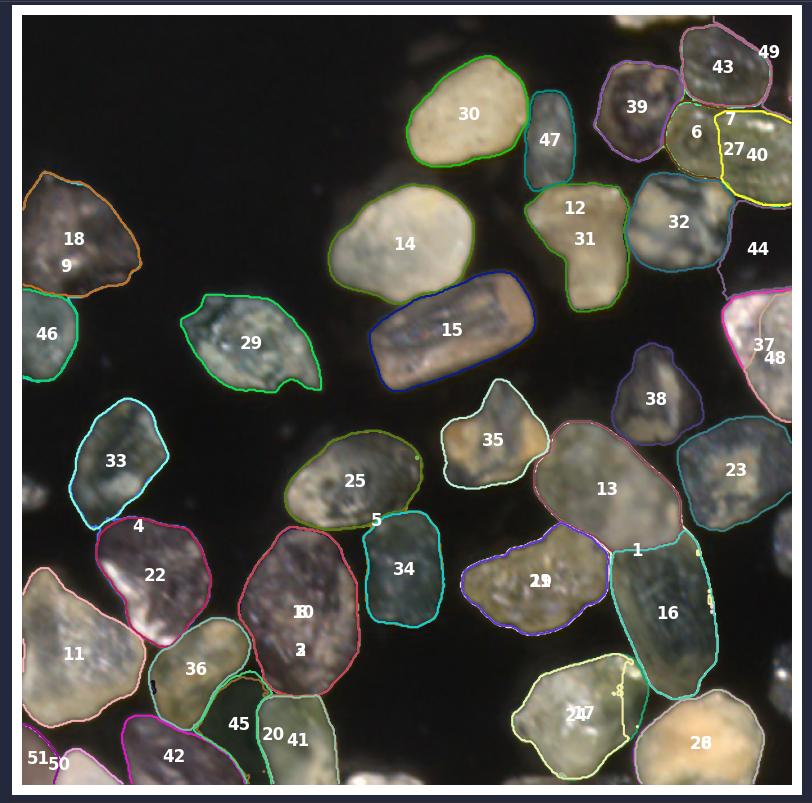
#> input picture images_docs/SAM.png, 812 x 803 px
$ python -i object_segmentation.py   (imports and definitions only)
#> lines starting #> are read from the running program, lines starting #| are printed output that depends on the picture; after the words box and inside, x2 and y2 are one past the last pixel; in counts of white or black regions, pixels touching at a corner belong together
#> further down, picture is the input picture: shape (803, 812, 3); mean B, G, R 71.9, 78.4, 80.3
### utils.py
import cv2

def apply_clahe(img, clip_limit=2.0, tile_grid_size=(8, 8)):
#> called with clip_limit = 2, tile_grid_size = (8, 8)
    gray = cv2.cvtColor(img, cv2.COLOR_BGR2GRAY)
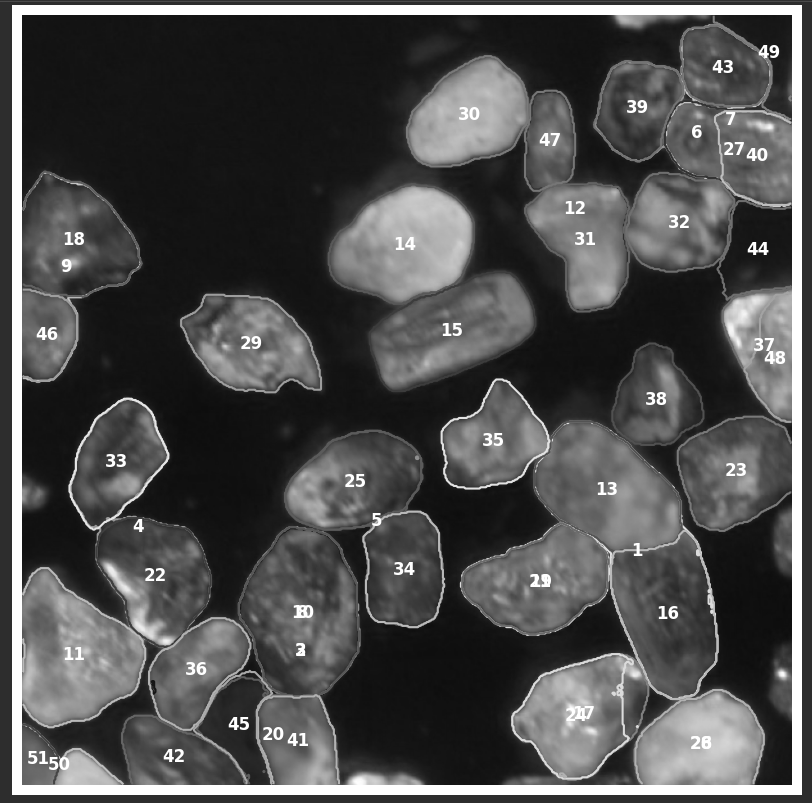
#> gray: shape (803, 812); min 12, max 255, mean 76.7
    clahe = cv2.createCLAHE(clipLimit=clip_limit, tileGridSize=tile_grid_size)
    return clahe.apply(gray)
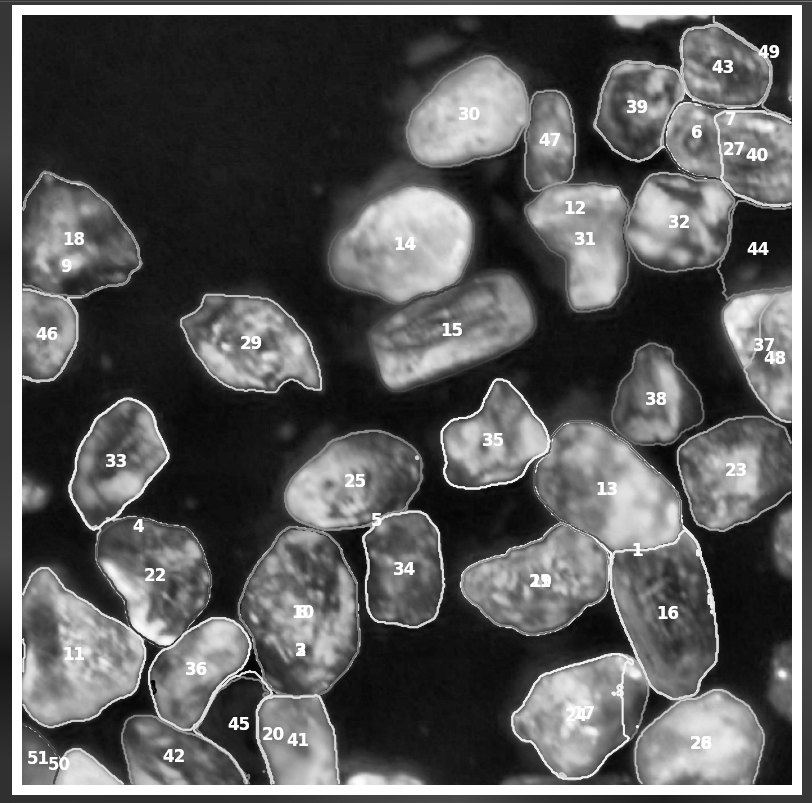
#> returned value: shape (803, 812); min 3, max 255, mean 90.2

### object_segmentation.py
import os

import cv2
from skimage.filters import sobel
from skimage.segmentation import watershed
from skimage.measure import label
import numpy as np
import pandas as pd

from utils import apply_clahe

class ObjectSegmentation:
    def __init__(self):
        pass

    def segment(self, bgr_image):

        # Convert the image from BGR to RGB
        rgb_image = cv2.cvtColor(bgr_image, cv2.COLOR_BGR2RGB)

        # Apply CLAHE to enhance the contrast
        image = apply_clahe(rgb_image)

        # Threshold the image
        edges = sobel(image)
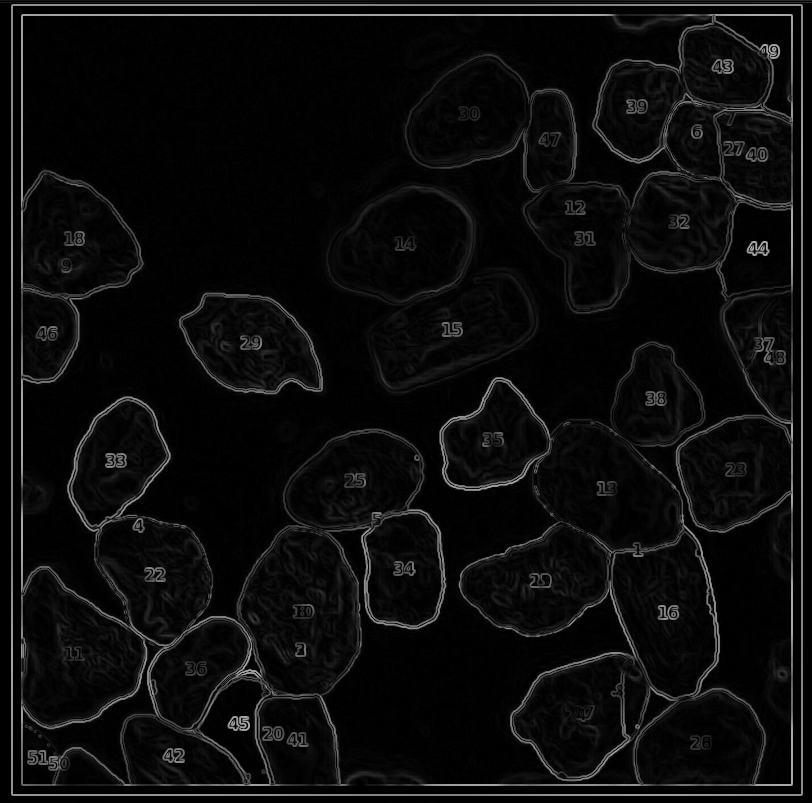
#> edges: shape (803, 812) float64; min 0, max 0.709, mean 0.047

        # Add markers
        markers = np.zeros_like(image)
        foreground, background = 1, 2
        markers[image < 30] = background
        markers[image > 150] = foreground

        # Apply watershed algorithm
        ws = watershed(edges, markers)
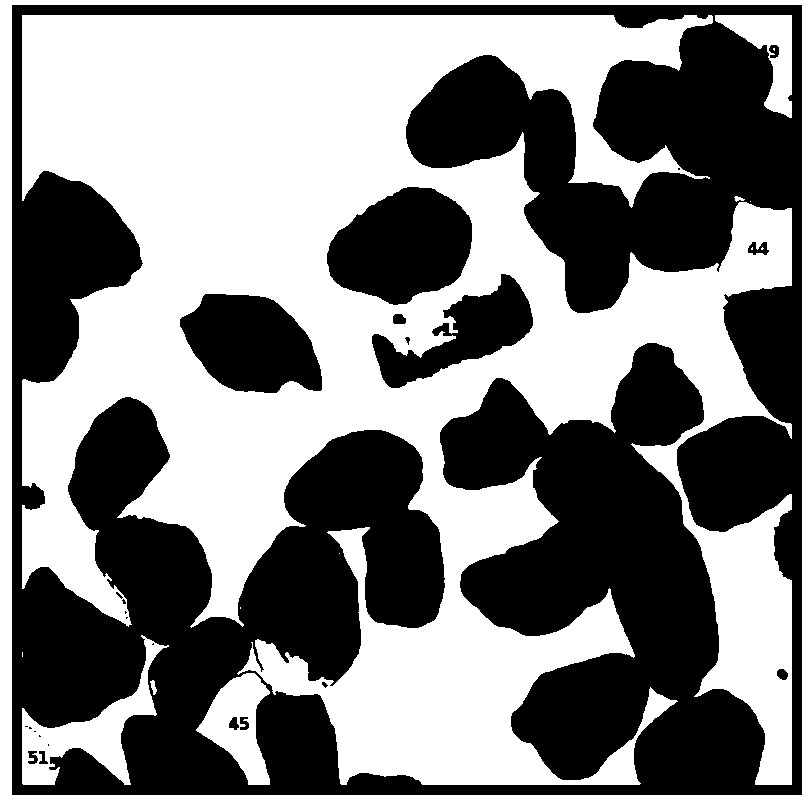
#> ws: shape (803, 812); values 1 (black) and 2 (white), 51.4% white; 25 black regions (11 under 20 px), largest, box (x1, y1, x2, y2) and area: (12, 5, 802, 795) 285918, (327, 187, 472, 305) 12309, (180, 294, 322, 393) 10165
        seg = label(ws == foreground)
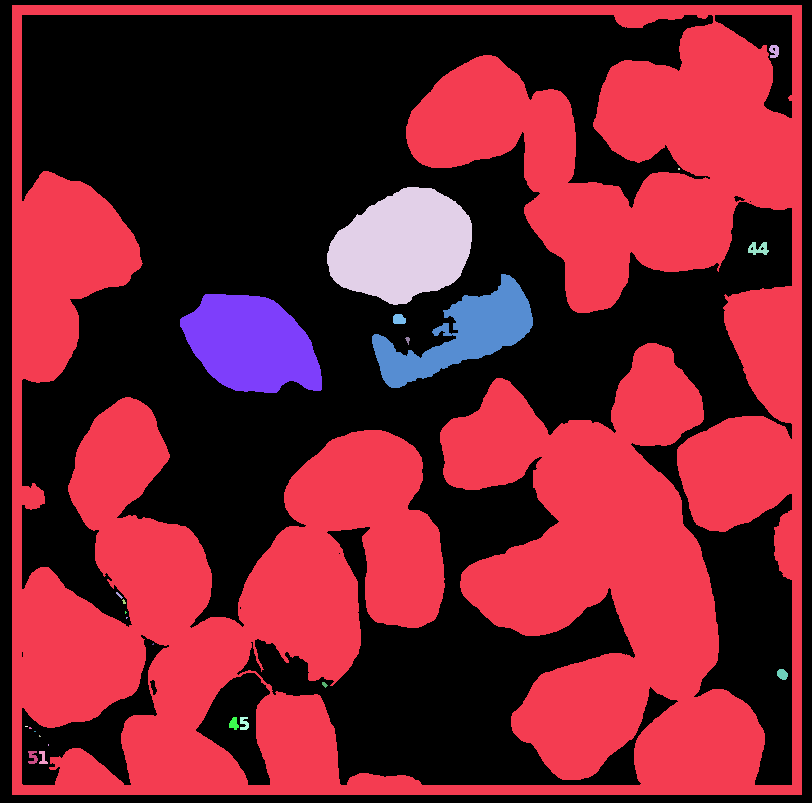
#> seg: shape (803, 812) int32; 26 distinct labels, from 0 to 25; one colour per label, 0 black

        segmented_image = self.draw_image(seg, rgb_image)

        df = self.get_dataframes(seg, rgb_image)

        return segmented_image, df

    # Draw borders around the objects
    def draw_image(self, seg, rgb_image):

        # Create a copy to draw the contours and numbers
        img_contours = rgb_image.copy()
        # Trouver les contours de chaque segment
        contours, _ = cv2.findContours(seg.astype(np.uint8), cv2.RETR_EXTERNAL, cv2.CHAIN_APPROX_SIMPLE)
#> contours = [[[12, 5], [12, 794], [801, 794], [801, 5]]]

        # Dessiner les contours et numéroter les régions
        for i, contour in enumerate(contours):

            # Dessiner le contour
            cv2.drawContours(img_contours, [contour], -1, (0, 255, 0), 2)  # Dessiner le contour en vert

            # Calculer le centre du contour pour positionner le numéro
            M = cv2.moments(contour)
            if M["m00"] != 0:
                cX = int(M["m10"] / M["m00"])
                cY = int(M["m01"] / M["m00"])
                # Ajouter le numéro de l'étiquette
                cv2.putText(img_contours, str(i + 1), (cX, cY),
                            cv2.FONT_HERSHEY_SIMPLEX, 0.5, (255, 0, 0), 2)  # Numéro bleu
#> this loop made 1 pass
#> (contour, cX, cY) on pass 1: ([[12, 5], [12, 794], [801, 794], [801, 5]], 406, 399)
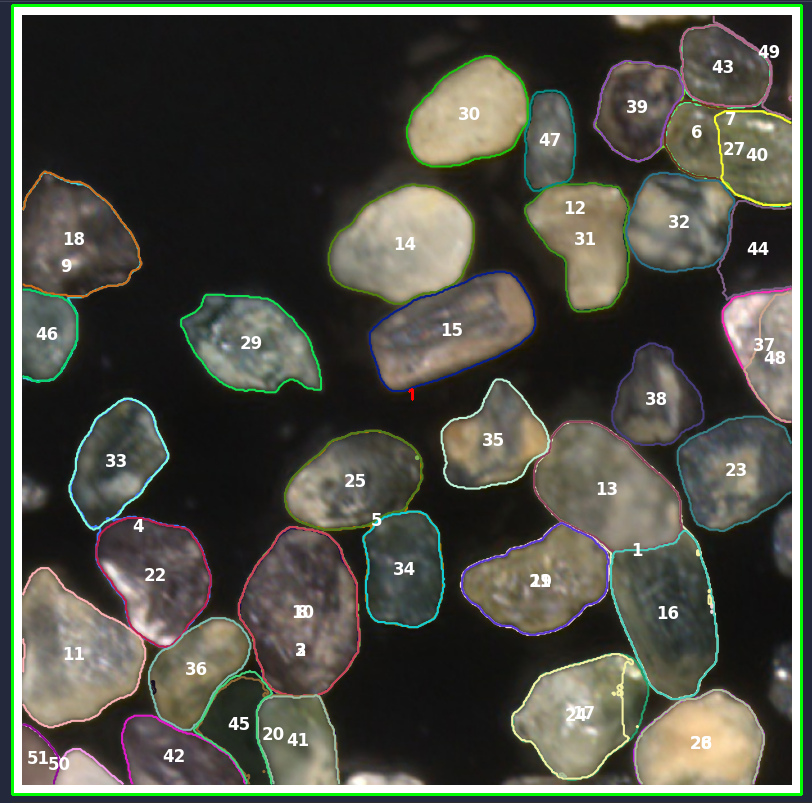
#> img_contours: shape (803, 812, 3); mean R, G, B 77.7, 79.4, 69.2

        return img_contours

    def get_dataframes(self, seg, rgb_image):

        data = []

        # Trouver les contours de chaque segment
        contours, _ = cv2.findContours(seg.astype(np.uint8), cv2.RETR_EXTERNAL, cv2.CHAIN_APPROX_SIMPLE)
#> contours = [[[12, 5], [12, 794], [801, 794], [801, 5]]]

        # Dessiner les contours et numéroter les régions
        for i, contour in enumerate(contours):

            mask = np.zeros(rgb_image.shape[:2], dtype=np.uint8)
            cv2.drawContours(mask, [contour], -1, 255, -1)

            b_mean = np.mean(rgb_image[:, :, 0][mask == 255])
            g_mean = np.mean(rgb_image[:, :, 1][mask == 255])
            r_mean = np.mean(rgb_image[:, :, 2][mask == 255])

            data.append([i + 1, b_mean, g_mean, r_mean])
#> this loop made 1 pass
#> (contour, b_mean, g_mean, r_mean) on pass 1: ([[12, 5], [12, 794], [801, 794], [801, 5]], 82.23, 80.05, 72.5)
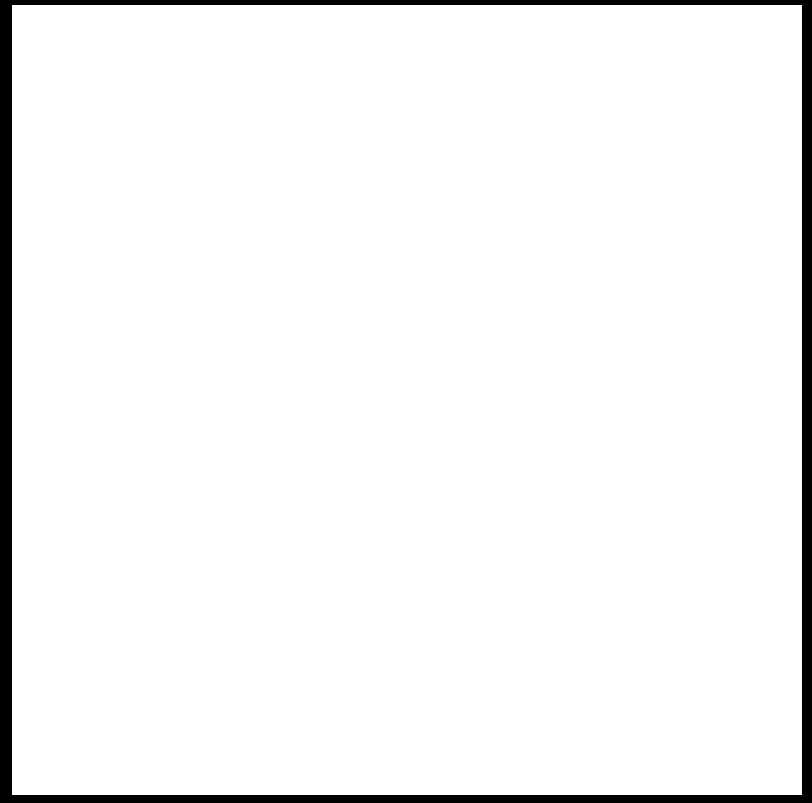
#> mask: shape (803, 812); 95.7% white; 1 black region, box (x1, y1, x2, y2) and area: (0, 0, 812, 803) 27936
#> after the loop, data = [[1, 82.23, 80.05, 72.5]]

        # Create a dataframe from data
        df = pd.DataFrame(data, columns=["Numéro", "B_mean", "G_mean", "R_mean"])
#> df = table of 1 rows and 4 columns

        return df

>>> import cv2
>>> picture = cv2.imread('images_docs/SAM.png')
>>> result = ObjectSegmentation().segment(picture)

$ run again, on images_docs/image.png
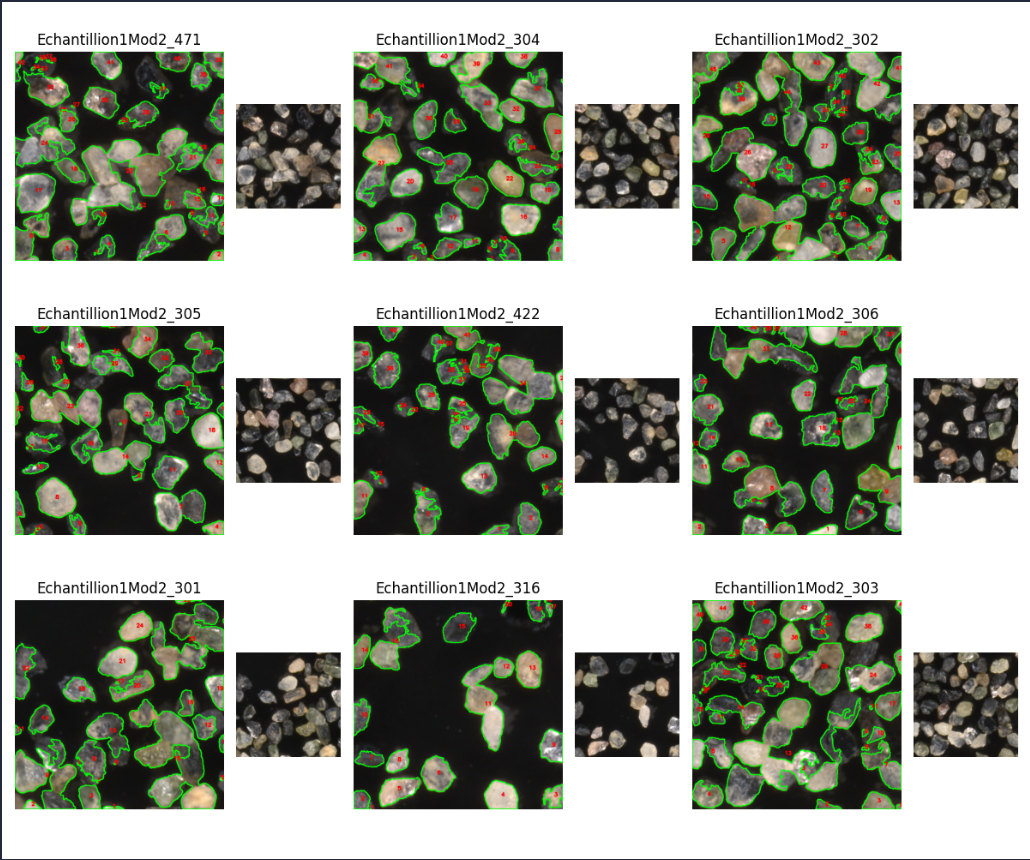
#> input picture images_docs/image.png, 1030 x 860 px
#> picture is the input picture: shape (860, 1030, 3); mean B, G, R 140.1, 152.4, 146.9
#> ws: shape (860, 1030); values 1 (black) and 2 (white), 32.9% white; 181 white regions (129 under 20 px), largest, box (x1, y1, x2, y2) and area: (354, 600, 563, 809) 32242, (354, 326, 563, 535) 30370, (15, 326, 224, 535) 25607
#> in segment, `seg = label(ws == foreground)`:
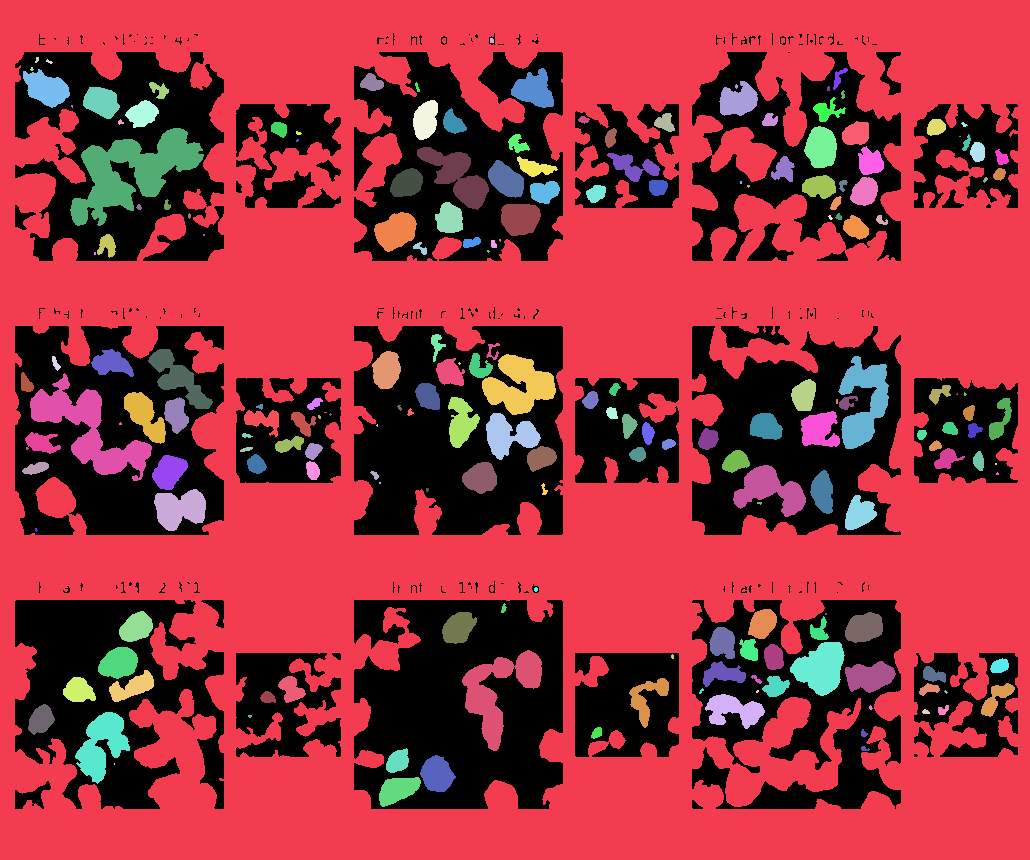
#> seg: shape (860, 1030) int32; 198 distinct labels, from 0 to 197; one colour per label, 0 black
#> in draw_image, `contours, _ = cv2.findContours(seg.astype(np.uint8), cv2.RETR_EXTERNAL..`: contours = [[[0, 0], [0, 859], [1029, 859], [1029, 0]]]
#> the loop in draw_image, `for i, contour in enumerate(contours):` made 1 pass
#> (contour, cX, cY) on pass 1: ([[0, 0], [0, 859], [1029, 859], [1029, 0]], 514, 429)
#> after the loop in draw_image, `for i, contour in enumerate(contours):`:
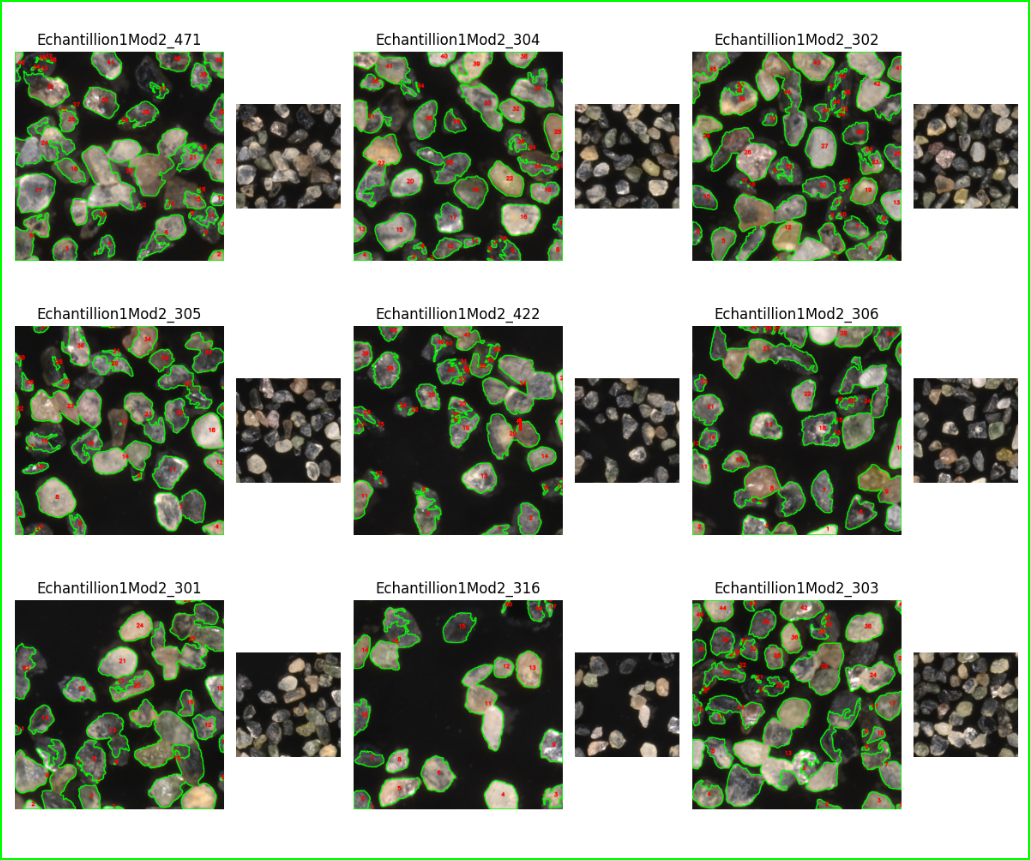
#> img_contours: shape (860, 1030, 3); mean R, G, B 145.9, 153.6, 138.9
#> the loop in get_dataframes, `for i, contour in enumerate(contours): ` made 1 pass
#> (contour, b_mean, g_mean, r_mean) on pass 1: ([[0, 0], [0, 859], [1029, 859], [1029, 0]], 146.9, 152.4, 140.1)
#> after the loop in get_dataframes, `for i, contour in enumerate(contours):`: data = [[1, 146.9, 152.4, 140.1]]
#> in get_dataframes, `df = pd.DataFrame(data, columns=["Numéro", "B_mean", "G_mean", "R_mean..`: df = table of 1 rows and 4 columns
